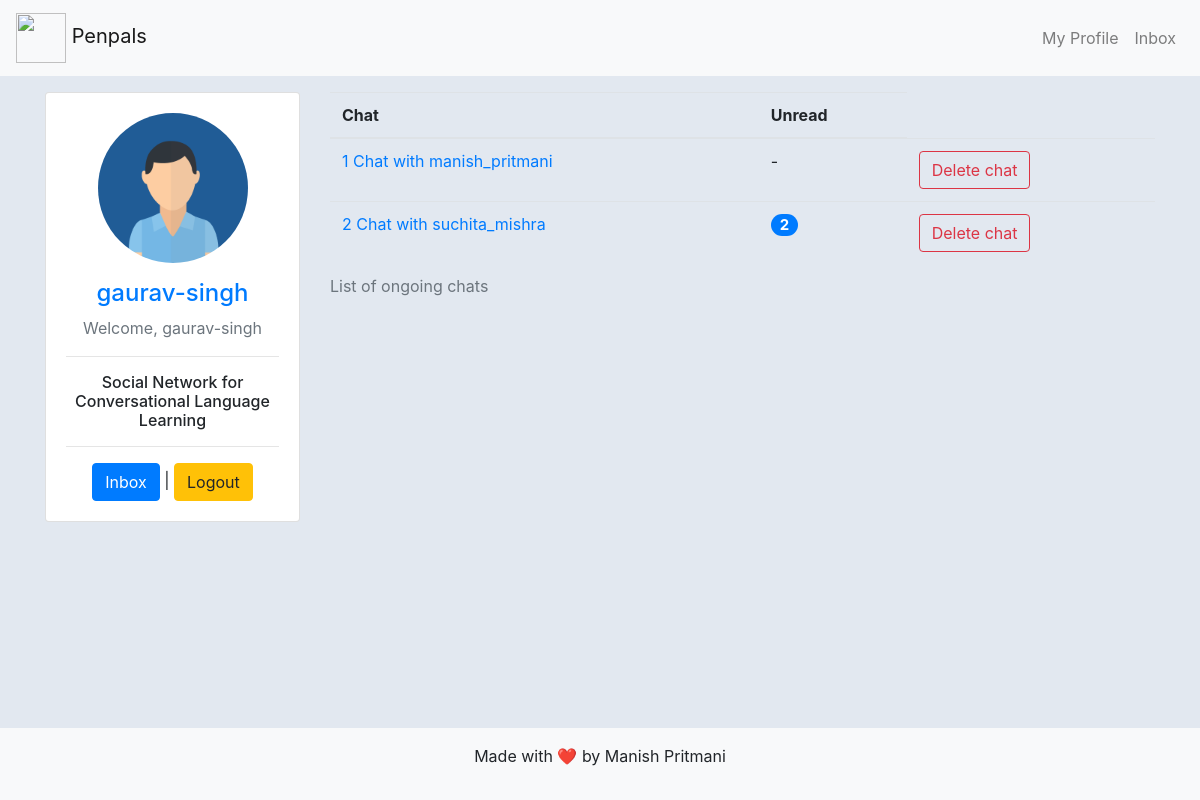
The app's page /message/inbox/ (signed in) with its own data.
### penpalpages/models.py (models this page shows)
class Profile(models.Model):
    user = models.OneToOneField(User, blank=True, null=True, on_delete=models.CASCADE)
    first = models.CharField(max_length=200, blank=True, null=True)
    last = models.CharField(max_length=200, null=True, blank=True)
    photo = models.ImageField(default="user.png", upload_to="photos/%Y/%m", blank=True, null=True)
    friends = models.ManyToManyField("self", blank=True)
    speaks = models.CharField(max_length=200, blank=True, null=True)
    is_learning = models.CharField(max_length=200, blank=True, null=True)
    def __str__(self):
        return str(self.user)
    def get_absolute_url(self):
        return reverse("penpalpages:profile", kwargs={"profile_id": self.pk})
    class Meta:
        ordering = ["-id"]

### conversations/models.py (models this page shows, shortened)
class Chat_members(models.Model):
    chat = models.ForeignKey(Chat,related_name='members',on_delete=models.CASCADE)
    profile = models.ForeignKey(Profile,related_name='chats',on_delete=models.CASCADE)
    last_viewed = models.DateTimeField(blank=True,null=True)
    deleted = models.BooleanField(default=False)

### conversations/views.py (the view, shortened to what this page needs)
# urls.py: path('inbox/',inbox,name="inbox"),
def inbox(request,profile_friend=None):
    profile = request.user.profile
    friends = profile.friends.all()
    chats_ids = profile.chats.all().values_list('chat_id',flat=True)
    chats = Chat.objects.filter(id__in=chats_ids)
    chatting_with = []
    unread = []
    for c in chats:
        profile_chat_member = c.members.get(profile=profile)
        if profile_chat_member.deleted == False:
            friend_chat_member = c.members.exclude(profile=profile).first()
            chatting_with.append(friend_chat_member)
            friends = friends.exclude(user=friend_chat_member.profile.user)
            if c.get_msg.count()>0:
                m_date = c.get_msg.values('date').latest('date')
                lv_date = c.members.filter(profile=profile).values('last_viewed').first()
                if m_date['date']>lv_date['last_viewed']:
                    msg_count = c.get_msg.filter(date__gt=lv_date['last_viewed']).count()
                    unread.append(msg_count)
                else:
                    unread.append(False)
            else:
                unread.append(False)
    context = {
        'profile':profile,
        'friends':friends,
        'chat_details':zip(chatting_with,unread),
    }
    return render(request,'conversations/inbox.html',context)

### conversations/templates/conversations/inbox.html (shortened to what this page needs)
{% extends 'penpalpages/base.html' %}
{% block content %}
<div class="row">
    {% include 'penpalpages/includes/sidebar.html' %}
    <div class="col-md-9 col-sm-12">
        <div class="table-responsive">
            <table class="table">
                <caption>List of ongoing chats </caption>
                <thead>
                <tr>
                    <th>Chat</th>
                    <th>Unread</th>
                </tr>
                </thead>
                <tbody>
                {% for cd,u in chat_details  %}
                <tr>
                    <td>
                        <a href="{% url 'conversations:chatbox' cd.chat_id %}" >
                            {{forloop.counter}} Chat with {{cd.profile}}
                        </a>
                    </td>
                    <td>
                        {% if u != False %}
                        <h5><span class="badge badge-primary badge-pill">{{u}}</span></h5>
                        {% else %}
                        <p> - </p>
                        {% endif %}
                    </td>
                    <td>
                        <a href="{% url 'conversations:delete_chat' cd.chat_id %}" class="btn btn-outline-danger">Delete chat</a>
                    </td>
                </tr>
                {% endfor %}
                </tbody>
            </table>
        </div>
    </div>
</div>
{% endblock content %}

### templates/penpalpages/includes/sidebar.html (shortened to what this page needs)
<div class="col-lg-3 col-md-3 col-sm-6 mx-auto">
    <div class="card">
        <div class="card-body">
            <div class="d-flex flex-column align-items-center text-center">
                {% if profile.photo %}
                <img src="{{profile.photo.url}}" alt="Profile Photo" class="rounded-circle" width="150">
                {% else %}
                <img src="https://i0.wp.com/www.reliableroofingphilly.com/wp-content/uploads/2015/04/male-placeholder-image.png?ssl=1"
                     alt="Profile Photo" class="rounded-circle" width="150">
                {% endif %}
                <div class="mt-3 text-white-60">
                    <a href="{{profile.get_absolute_url}}">
                        <h4>{{profile}}</h4>
                    </a>
                    <p class="text-secondary mb-0">Welcome, {{profile.user}}</p>
                    <hr>
                    <h6>Social Network for Conversational Language Learning</h6>
                    <hr>
                    {% if request.user == profile.user %}
                    <a href="{% url 'conversations:inbox' %} ">
                    <button class="btn btn-primary btn-rounded">Inbox</button>
                    </a>
                    <span>|</span>
                    <a href="{% url 'penpalpages:logout' %}">
                        <button class="btn btn-warning btn-rounded">Logout</button>
                    </a>
                    {% endif %}
                </div>
            </div>
        </div>
    </div>
</div>

### static/css/styles.css (style rules this page uses)
.card { margin-bottom: 1.5rem!important; }
caption { caption-side:top; }

### templates/penpalpages/base.html (style rules this page uses)
body { background-color: #e2e8f0; }

### records on screen
Profile: photo (placeholder picture), user.username "gaurav-singh", user "gaurav-singh"
Chat_members: profile "manish_pritmani"
Chat_members: profile "suchita_mishra", u "2"
